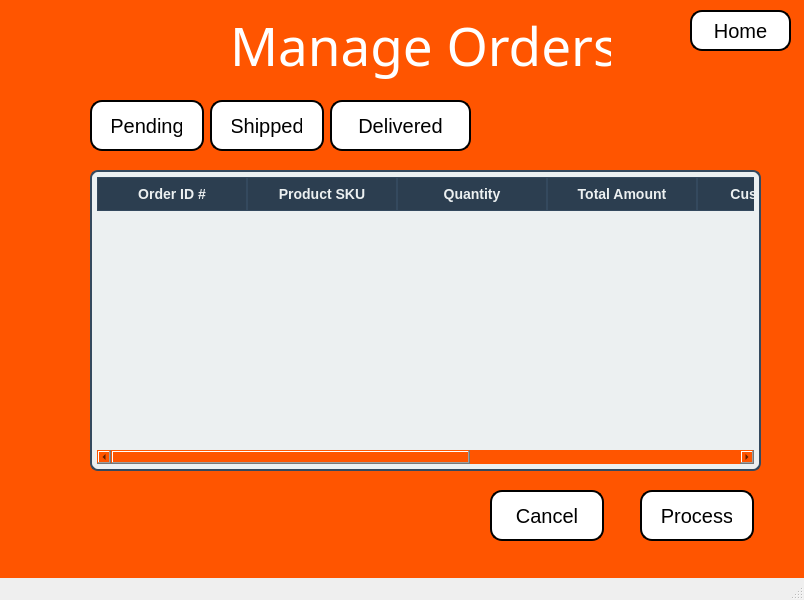
<?xml version="1.0" encoding="UTF-8"?>
<ui version="4.0">
 <class>MainWindow</class>
 <widget class="QMainWindow" name="MainWindow">
  <property name="geometry">
   <rect>
    <x>0</x>
    <y>0</y>
    <width>804</width>
    <height>600</height>
   </rect>
  </property>
  <property name="font">
   <font>
    <pointsize>10</pointsize>
   </font>
  </property>
  <property name="windowTitle">
   <string>Seller Centre</string>
  </property>
  <widget class="QWidget" name="centralwidget">
   <property name="styleSheet">
    <string notr="true">QWidget
{
	background:rgb(255, 85, 0)
}</string>
   </property>
   <widget class="QLabel" name="label">
    <property name="geometry">
     <rect>
      <x>230</x>
      <y>10</y>
      <width>381</width>
      <height>71</height>
     </rect>
    </property>
    <property name="font">
     <font>
      <family>Yu Gothic UI Semibold</family>
      <pointsize>40</pointsize>
      <weight>7</weight>
      <italic>false</italic>
      <bold>false</bold>
     </font>
    </property>
    <property name="styleSheet">
     <string notr="true">QLabel
{
	color: white;
	font: 63 40pt &quot;Yu Gothic UI Semibold&quot;;
}</string>
    </property>
    <property name="text">
     <string>Manage Orders</string>
    </property>
   </widget>
   <widget class="QPushButton" name="pendingButton">
    <property name="geometry">
     <rect>
      <x>90</x>
      <y>100</y>
      <width>114</width>
      <height>51</height>
     </rect>
    </property>
    <property name="styleSheet">
     <string notr="true">QPushButton
{
	background-color: white;       /* Blue background */
    color: black;                    /* White text */
    border: 2px solid rgb(0, 0, 0);       /* Darker blue border */
    border-radius: 12px;             /* Rounded corners */
    font-size: 20px;                 /* Larger font */
    padding: 10px 20px;              /* Add some padding */
    min-width: 70px; 
}</string>
    </property>
    <property name="text">
     <string>Pending</string>
    </property>
   </widget>
   <widget class="QPushButton" name="shippedButton">
    <property name="geometry">
     <rect>
      <x>210</x>
      <y>100</y>
      <width>114</width>
      <height>51</height>
     </rect>
    </property>
    <property name="styleSheet">
     <string notr="true">QPushButton
{
	background-color: white;       /* Blue background */
    color: black;                    /* White text */
    border: 2px solid rgb(0, 0, 0);       /* Darker blue border */
    border-radius: 12px;             /* Rounded corners */
    font-size: 20px;                 /* Larger font */
    padding: 10px 20px;              /* Add some padding */
    min-width: 70px; 
}</string>
    </property>
    <property name="text">
     <string>Shipped</string>
    </property>
   </widget>
   <widget class="QPushButton" name="deliveredButton">
    <property name="geometry">
     <rect>
      <x>330</x>
      <y>100</y>
      <width>141</width>
      <height>51</height>
     </rect>
    </property>
    <property name="styleSheet">
     <string notr="true">QPushButton
{
	background-color: white;       /* Blue background */
    color: black;                    /* White text */
    border: 2px solid rgb(0, 0, 0);       /* Darker blue border */
    border-radius: 12px;             /* Rounded corners */
    font-size: 20px;                 /* Larger font */
    padding: 10px 20px;              /* Add some padding */
    min-width: 70px; 
}</string>
    </property>
    <property name="text">
     <string>Delivered</string>
    </property>
   </widget>
   <widget class="QTableWidget" name="ordersTable">
    <property name="geometry">
     <rect>
      <x>90</x>
      <y>170</y>
      <width>671</width>
      <height>301</height>
     </rect>
    </property>
    <property name="minimumSize">
     <size>
      <width>671</width>
      <height>0</height>
     </size>
    </property>
    <property name="maximumSize">
     <size>
      <width>671</width>
      <height>16777215</height>
     </size>
    </property>
    <property name="styleSheet">
     <string notr="true">QTableWidget {
    border: 2px solid #34495e;       /* Border around the table */
    border-radius: 8px;              /* Rounded corners */
    background-color: #ecf0f1;       /* Table background color */
    gridline-color: #bdc3c7;         /* Color of grid lines */
    font-size: 14px;                 /* Font size for table cells */
    color: #2c3e50;                  /* Font color */
    padding: 5px;                    /* Padding around content */
}

QHeaderView::section {
    background-color: #2c3e50;       /* Header background color */
    color: #ecf0f1;                  /* Header font color */
    padding: 6px;                    /* Padding for header text */
    font-size: 14px;                 /* Font size for header */
    font-weight: bold;               /* Bold header text */
    border: 1px solid #34495e;       /* Border for header cells */
}

QTableWidget::item {
    background-color: #ffffff;       /* Background for table cells */
    border: none;                    /* No border around cells */
}

QTableWidget::item:hover {
    background-color: #dfe6e9;       /* Highlight row on hover */
    color: #2c3e50;                  /* Font color on hover */
}

QTableWidget::item:selected {
    background-color: #3498db;       /* Selected row background */
    color: #ffffff;                  /* Selected row font color */
}

/* Vertical Scrollbar */
QScrollBar:vertical {
    border: none;                    /* No border for scrollbar */
    background: #bdc3c7;             /* Scrollbar background */
    width: 12px;                     /* Scrollbar width */
    margin: 15px 0px 15px 0px;       /* Margins around scrollbar */
}

QScrollBar::handle:vertical {
    background: #2c3e50;             /* Scrollbar handle color */
    min-height: 20px;                /* Minimum handle height */
    border-radius: 6px;              /* Rounded scrollbar handle */
}

QScrollBar::add-line:vertical,
QScrollBar::sub-line:vertical {
    height: 0px;                     /* Remove scroll buttons */
}

/* Horizontal Scrollbar */
QScrollBar:horizontal {
    border: none;                    /* No border for scrollbar */
    background: #bdc3c7;             /* Scrollbar background */
    height: 12px;                    /* Scrollbar height */
    margin: 0px 15px 0px 15px;       /* Margins around scrollbar */
}

QScrollBar::handle:horizontal {
    background: #2c3e50;             /* Scrollbar handle color */
    min-width: 20px;                 /* Minimum handle width */
    border-radius: 6px;              /* Rounded scrollbar handle */
}

QScrollBar::add-line:horizontal,
QScrollBar::sub-line:horizontal {
    width: 0px;                      /* Remove scroll buttons */
}
</string>
    </property>
    <attribute name="horizontalHeaderDefaultSectionSize">
     <number>150</number>
    </attribute>
    <column>
     <property name="text">
      <string>Order ID #</string>
     </property>
    </column>
    <column>
     <property name="text">
      <string>Product SKU</string>
     </property>
    </column>
    <column>
     <property name="text">
      <string>Quantity</string>
     </property>
    </column>
    <column>
     <property name="text">
      <string>Total Amount</string>
     </property>
    </column>
    <column>
     <property name="text">
      <string>Customer ID</string>
     </property>
    </column>
    <column>
     <property name="text">
      <string>Customer Name</string>
     </property>
    </column>
    <column>
     <property name="text">
      <string>Order Date</string>
     </property>
    </column>
   </widget>
   <widget class="QPushButton" name="homeButton">
    <property name="geometry">
     <rect>
      <x>690</x>
      <y>10</y>
      <width>101</width>
      <height>41</height>
     </rect>
    </property>
    <property name="styleSheet">
     <string notr="true">QPushButton
{
	background-color: white;       /* Blue background */
    color: black;                    /* White text */
    border: 2px solid rgb(0, 0, 0);       /* Darker blue border */
    border-radius: 12px;             /* Rounded corners */
    font-size: 20px;                 /* Larger font */
    padding: 10px 20px;              /* Add some padding */
    min-width: 50px; 
}</string>
    </property>
    <property name="text">
     <string>Home</string>
    </property>
   </widget>
   <widget class="QPushButton" name="processButton">
    <property name="geometry">
     <rect>
      <x>640</x>
      <y>490</y>
      <width>114</width>
      <height>51</height>
     </rect>
    </property>
    <property name="styleSheet">
     <string notr="true">QPushButton
{
	background-color: white;       /* Blue background */
    color: black;                    /* White text */
    border: 2px solid rgb(0, 0, 0);       /* Darker blue border */
    border-radius: 12px;             /* Rounded corners */
    font-size: 20px;                 /* Larger font */
    padding: 10px 20px;              /* Add some padding */
    min-width: 70px; 
}</string>
    </property>
    <property name="text">
     <string>Process</string>
    </property>
   </widget>
   <widget class="QPushButton" name="cancelButton">
    <property name="geometry">
     <rect>
      <x>490</x>
      <y>490</y>
      <width>114</width>
      <height>51</height>
     </rect>
    </property>
    <property name="styleSheet">
     <string notr="true">QPushButton
{
	background-color: white;       /* Blue background */
    color: black;                    /* White text */
    border: 2px solid rgb(0, 0, 0);       /* Darker blue border */
    border-radius: 12px;             /* Rounded corners */
    font-size: 20px;                 /* Larger font */
    padding: 10px 20px;              /* Add some padding */
    min-width: 70px; 
}</string>
    </property>
    <property name="text">
     <string>Cancel</string>
    </property>
   </widget>
  </widget>
  <widget class="QStatusBar" name="statusbar"/>
 </widget>
 <resources/>
 <connections/>
</ui>
